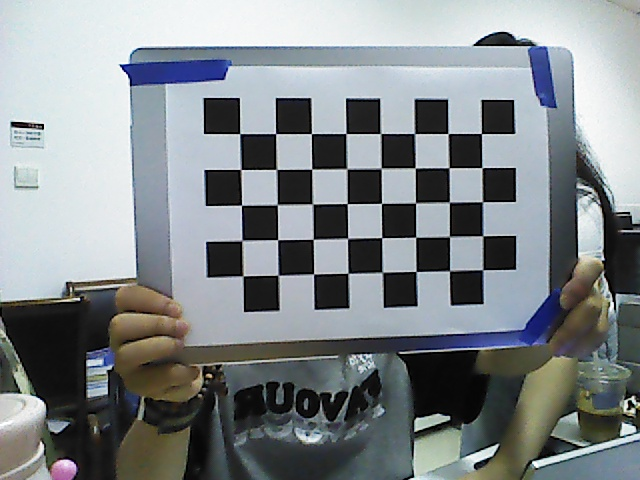
#> input picture RGBD/CameraCalibra/data/color_00000001.jpg, 640 x 480 px; its folder holds 5 pictures in this run
$ python RGBD_calibra.py
#> lines starting #> are read from the running program, lines starting #| are printed output that depends on the picture; after the words box and inside, x2 and y2 are one past the last pixel; in counts of white or black regions, pixels touching at a corner belong together
import cv2
import numpy as np
import glob
import yaml


def output_camera_param(camera_matrix, dist_coeffs):
    fs = cv2.FileStorage("CameraParams.yaml", cv2.FILE_STORAGE_WRITE)
    if fs.isOpened():
        # 公共参数
        fx = camera_matrix[0, 0]
        fy = camera_matrix[1, 1]
        cx = camera_matrix[0, 2]
        cy = camera_matrix[1, 2]
        fs.write("CameraName", "ASTRA-S")
        fs.write("fx", fx)
        fs.write("fy", fy)
        fs.write("cx", cx)
        fs.write("cy", cy)
        fs.write("K", camera_matrix)
        fs.write("D", dist_coeffs)
        fs.release()
        print("参数已经写入至：CameraParams.yaml！")
    else:
        print("Error: 无法保存！")


def main():
    # 标定图像目录
    images = glob.glob("./data/color_*.jpg")

    # 棋盘格模板规格 ：8 一行黑白块数量-1 ；5 一列黑白块数量-1
    w = 8
    h = 5

    # 找棋盘格角点 迭代次数+阈值
    criteria = (cv2.TERM_CRITERIA_EPS + cv2.TERM_CRITERIA_MAX_ITER, 30, 0.001)
    # 世界坐标系中的棋盘格点,例如(0,0,0), (1,0,0), (2,0,0) ....,(8,5,0)，去掉Z坐标，记为二维矩阵
    objp = np.zeros((w * h, 3), np.float32)
    objp[:, :2] = np.mgrid[0:w, 0:h].T.reshape(-1, 2)

    # 储存棋盘格角点的世界坐标和图像坐标对
    objpoints = []  # 在世界坐标系中的三维点
    imgpoints = []  # 在图像平面的二维点

    for fname in images:
        img = cv2.imread(fname)
#> img is the input picture: shape (480, 640, 3); mean B, G, R 138.7, 135.9, 130
        gray = cv2.cvtColor(img, cv2.COLOR_BGR2GRAY)
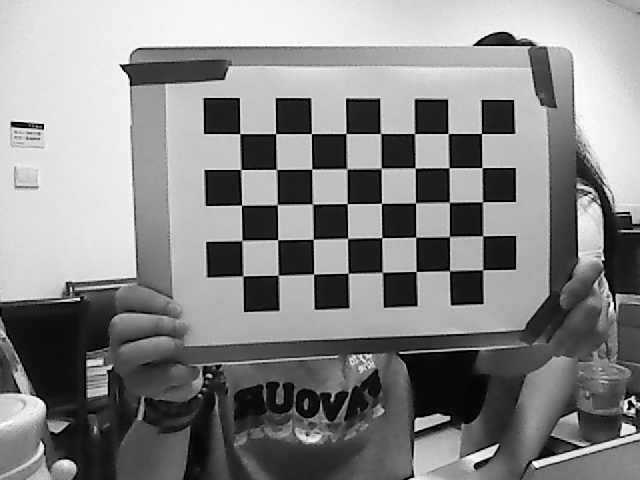
#> gray: shape (480, 640); min 0, max 255, mean 134.5
        # 找到棋盘格角点
        ret, corners = cv2.findChessboardCorners(gray, (w, h), None)
#> ret = True; corners = 40 rows, first 8: [239.7, 133.6], [275.6, 133.6], [311.4, 133.6], [346, 133.5], [380.6, 133.5], [414.5, 133.6], [448, 133.6], [481.4, 133.6]
        # 如果找到足够点对，将其存储起来
        if ret == True:
            cv2.cornerSubPix(gray, corners, (11, 11), (-1, -1), criteria)
            objpoints.append(objp)
            imgpoints.append(corners)
            # 将角点在图像上显示
            cv2.drawChessboardCorners(img, (w, h), corners, ret)
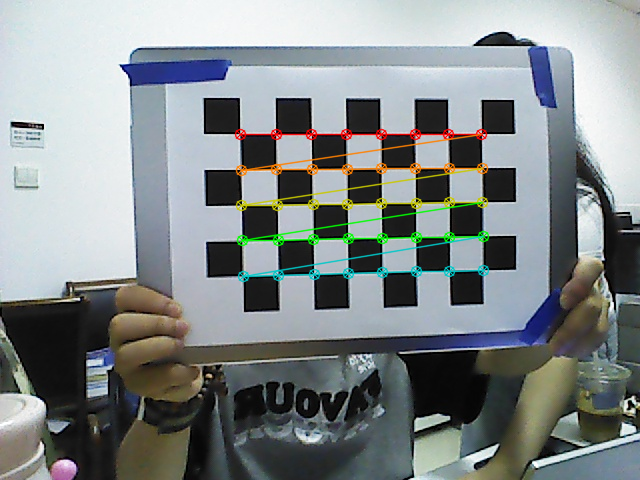
#> img: shape (480, 640, 3); 3.12% of pixels changed, all inside (x1, y1, x2, y2) = (234, 128, 490, 283)
            cv2.imshow("findCorners", img)
            cv2.waitKey(0)
#> pass 2 of the loop in main, `for fname in images:`:
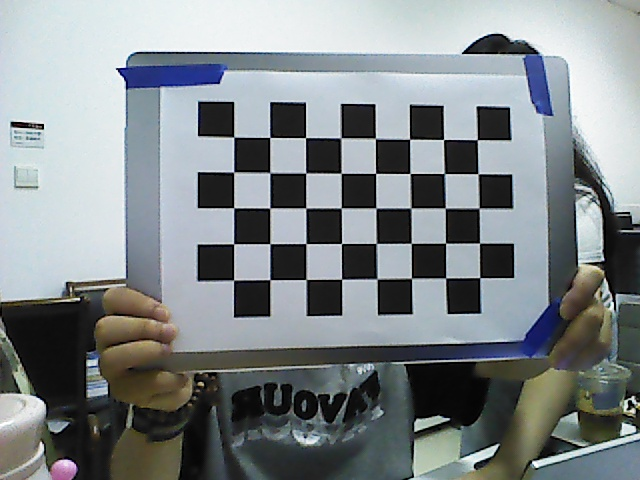
#> input picture RGBD/CameraCalibra/data/color_00000002.jpg, 640 x 480 px
#> in main, img is the input picture: shape (480, 640, 3); mean B, G, R 137.4, 135, 128.6
#> in main, `gray = cv2.cvtColor(img, cv2.COLOR_BGR2GRAY)`:
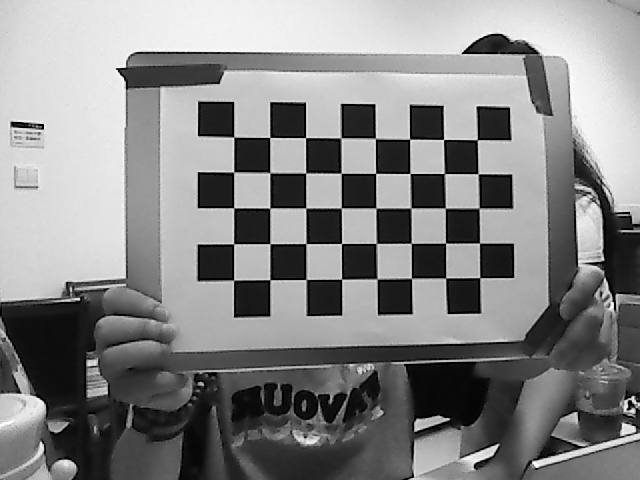
#> gray: shape (480, 640); min 0, max 255, mean 133.4
#> corners = 40 rows, first 8: [233.8, 137.1], [269.8, 137.4], [305.5, 137.6], [340.8, 137.8], [375.4, 138.4], [409.7, 139.3], [443.6, 139.5], [477.3, 139.6]
#> in main, `cv2.drawChessboardCorners(img, (w, h), corners, ret)`:
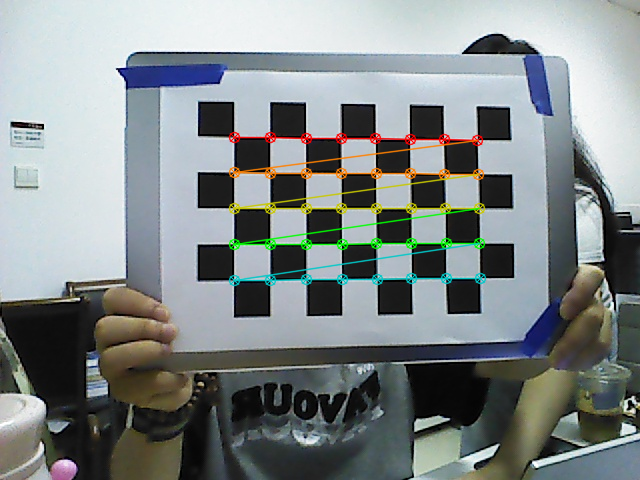
#> img: shape (480, 640, 3); 3.15% of pixels changed, all inside (x1, y1, x2, y2) = (228, 131, 487, 287)
#> pass 3 of the loop in main, `for fname in images:`:
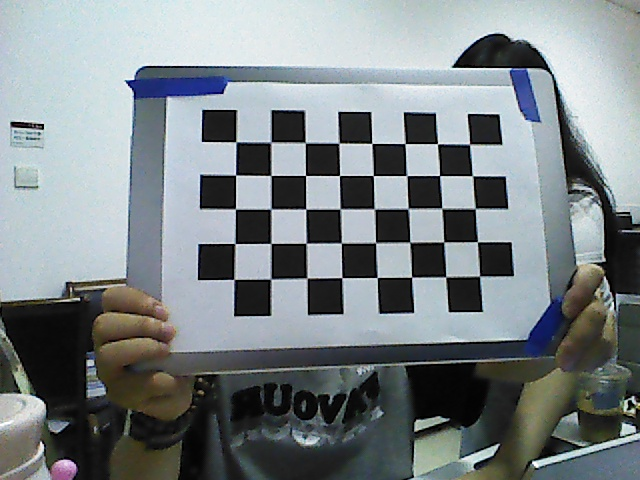
#> input picture RGBD/CameraCalibra/data/color_00000003.jpg, 640 x 480 px
#> in main, img is the input picture: shape (480, 640, 3); mean B, G, R 134.7, 131.9, 124.3
#> in main, `gray = cv2.cvtColor(img, cv2.COLOR_BGR2GRAY)`:
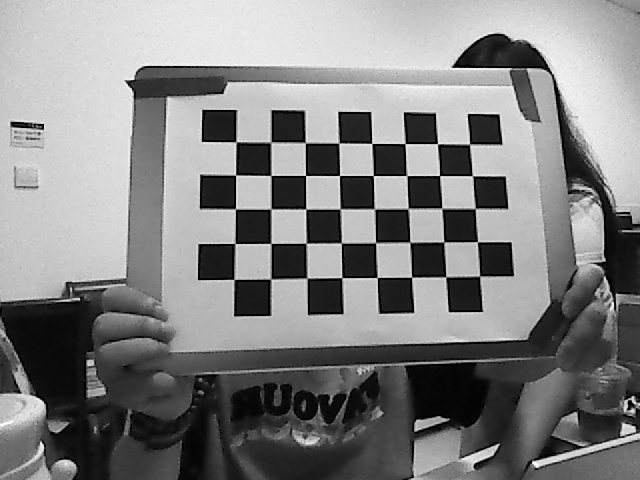
#> gray: shape (480, 640); min 0, max 255, mean 129.9
#> corners = 40 rows, first 8: [235.9, 141.7], [270.9, 142], [305.5, 143], [338.9, 143.2], [371.9, 143.4], [405, 143.6], [437.4, 143.8], [469.4, 144.2]
#> in main, `cv2.drawChessboardCorners(img, (w, h), corners, ret)`:
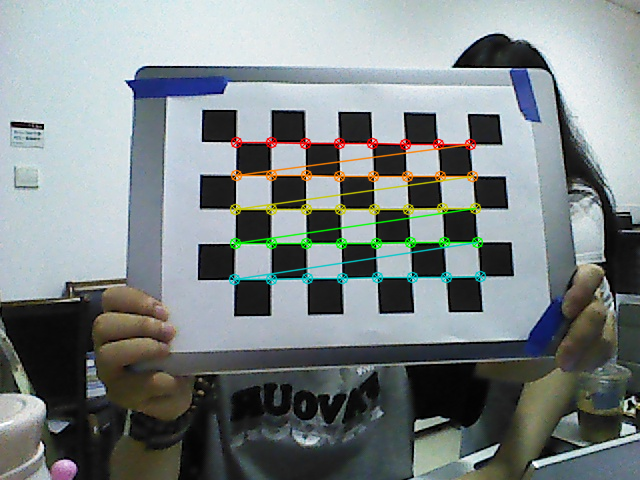
#> img: shape (480, 640, 3); 3.1% of pixels changed, all inside (x1, y1, x2, y2) = (228, 136, 487, 286)
#> the loop made 5 passes; the first 3 are shown
    cv2.destroyAllWindows()

    # 标定：计算相机内外参数
    ret, mtx, dist, rvecs, tvecs = cv2.calibrateCamera(
        objpoints, imgpoints, gray.shape[::-1], None, None
    )

    # 保存相机参数
    output_camera_param(mtx, dist)

    # 去畸变
    img2 = cv2.imread("./data/color_00000001.jpg")
    h, w = img2.shape[:2]
#> h = 480; w = 640
    newcameramtx, roi = cv2.getOptimalNewCameraMatrix(
        mtx, dist, (w, h), 0, (w, h)
    )  # 自由比例参数
    dst = cv2.undistort(img2, mtx, dist, None, newcameramtx)
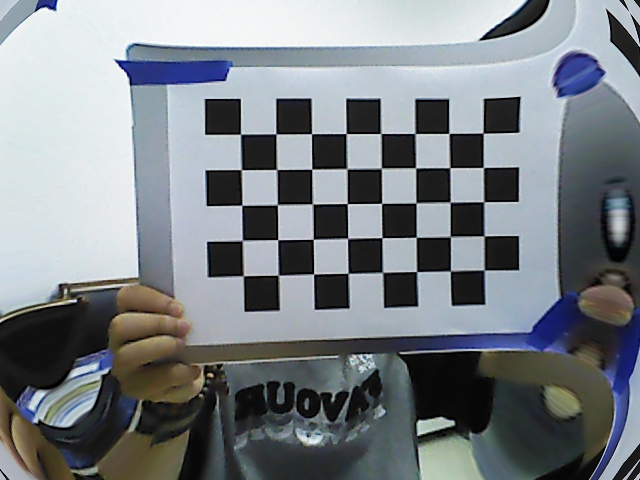
#> dst: shape (480, 640, 3); mean B, G, R 133.8, 129.1, 123.3
    # 根据前面ROI区域裁剪图片
    # x, y, w, h = roi
    # dst = dst[y : y + h, x : x + w]
    cv2.imwrite("calibresult.png", dst)

    # 反投影误差
    total_error = 0
    for i in range(len(objpoints)):
        imgpoints2, _ = cv2.projectPoints(objpoints[i], rvecs[i], tvecs[i], mtx, dist)
        error = cv2.norm(imgpoints[i], imgpoints2, cv2.NORM_L2) / len(imgpoints2)
        total_error += error
    print("total error: ", total_error / len(objpoints))


if __name__ == "__main__":
    main()
